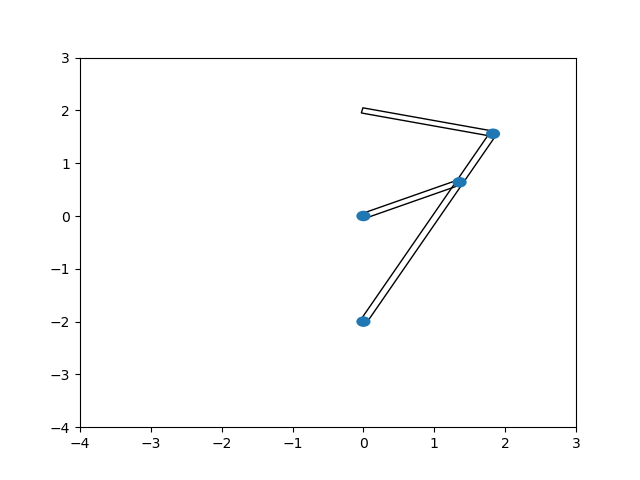

Reproduce this figure in Python.
if __name__ == '__main__':
    import kinematics
    import math
    k = kinematics.kinematic_model()
    k.read_data_from_csv("kinematic/hw2_constraints.csv")
    k.read_initial_from_csv("kinematic/hw2_IC.csv")
    Z = k.directly_solve()
    print(Z)
    
    draw = kinematics.draw()
    # draw.add_rectangle([1, 1], 5, 5)

    NOT_PLOT_IMAGE = True
    if NOT_PLOT_IMAGE:
        exit()
    import imageio
    gif_images = []
    sz = Z.shape[0]
    # for i in range(sz):
    #     phii = Z[i, 2]
    #     draw.add_pole([0, 0], [1 * math.cos(phii), 1 * math.sin(phii)])
    #     draw.add_hinge(0, 0)
    #     # draw.show()
    #     draw.xlim([-2, 2])
    #     draw.ylim([-2, 2])
    #     draw.savefig('test.png')
    #     gif_images.append(imageio.imread('test.png'))
    #     draw.cla()
    for i in range(sz):
        print('image: ', i)
        phi0 = Z[i, 2]
        phi1 = Z[i, 5]
        phi3 = Z[i, 11]
        x3 = Z[i, 9]
        draw.add_pole([0, 0], [Z[i, 6], Z[i, 7]])
        draw.add_pole([0, -2], [0 + 4 * math.cos(phi1), -2 + 4 * math.sin(phi1)])
        draw.add_pole([x3, 2], [x3 + 1.9 * math.cos(phi3), 2 + 1.9 * math.sin(phi3)])
        draw.add_hinge(0, 0)
        draw.add_hinge(0, -2) 
        draw.add_hinge(Z[i, 6], Z[i, 7])
        draw.add_hinge(0 + 4 * math.cos(phi1), -2 + 4 * math.sin(phi1))
        draw.xlim([-4, 3])
        draw.ylim([-4, 3])
        draw.savefig('kinematic/test.png')
        gif_images.append(imageio.imread('kinematic/test.png'))
        draw.cla()
    imageio.mimsave('kinematic/test2.gif', gif_images, fps= 15)
        

